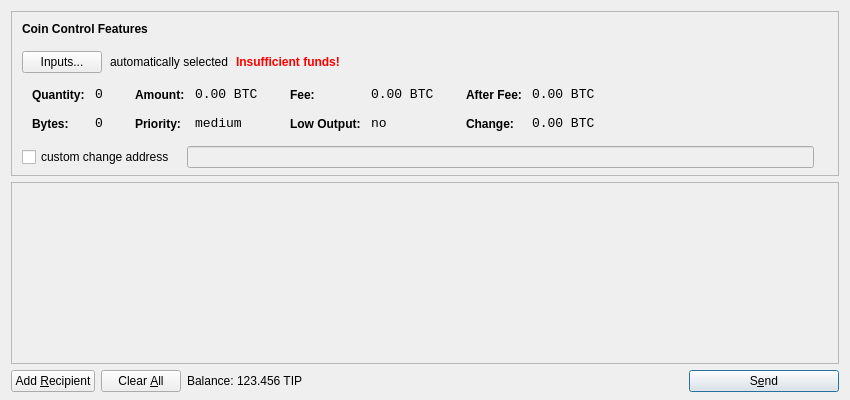
<?xml version="1.0" encoding="UTF-8"?>
<ui version="4.0">
 <class>SendCoinsDialog</class>
 <widget class="QDialog" name="SendCoinsDialog">
  <property name="geometry">
   <rect>
    <x>0</x>
    <y>0</y>
    <width>850</width>
    <height>400</height>
   </rect>
  </property>
  <property name="windowTitle">
   <string>Send Coins</string>
  </property>
  <layout class="QVBoxLayout" name="verticalLayout" stretch="0,1,0">
   <property name="bottomMargin">
    <number>8</number>
   </property>
   <item>
    <widget class="QFrame" name="frameCoinControl">
     <property name="sizePolicy">
      <sizepolicy hsizetype="Expanding" vsizetype="Expanding">
       <horstretch>0</horstretch>
       <verstretch>0</verstretch>
      </sizepolicy>
     </property>
     <property name="maximumSize">
      <size>
       <width>16777215</width>
       <height>16777215</height>
      </size>
     </property>
     <property name="frameShape">
      <enum>QFrame::StyledPanel</enum>
     </property>
     <property name="frameShadow">
      <enum>QFrame::Sunken</enum>
     </property>
     <layout class="QVBoxLayout" name="verticalLayoutCoinControl2">
      <property name="spacing">
       <number>-1</number>
      </property>
      <property name="leftMargin">
       <number>0</number>
      </property>
      <property name="topMargin">
       <number>0</number>
      </property>
      <property name="rightMargin">
       <number>0</number>
      </property>
      <property name="bottomMargin">
       <number>6</number>
      </property>
      <item>
       <layout class="QVBoxLayout" name="verticalLayoutCoinControl" stretch="0,0,0,0,1">
        <property name="spacing">
         <number>0</number>
        </property>
        <property name="leftMargin">
         <number>10</number>
        </property>
        <property name="topMargin">
         <number>10</number>
        </property>
        <item>
         <layout class="QHBoxLayout" name="horizontalLayoutCoinControl1">
          <property name="bottomMargin">
           <number>15</number>
          </property>
          <item>
           <widget class="QLabel" name="labelCoinControlFeatures">
            <property name="sizePolicy">
             <sizepolicy hsizetype="Preferred" vsizetype="Maximum">
              <horstretch>0</horstretch>
              <verstretch>0</verstretch>
             </sizepolicy>
            </property>
            <property name="font">
             <font>
              <weight>75</weight>
              <bold>true</bold>
             </font>
            </property>
            <property name="styleSheet">
             <string notr="true">font-weight:bold;</string>
            </property>
            <property name="text">
             <string>Coin Control Features</string>
            </property>
           </widget>
          </item>
         </layout>
        </item>
        <item>
         <layout class="QHBoxLayout" name="horizontalLayoutCoinControl2" stretch="0,0,0,0">
          <property name="spacing">
           <number>8</number>
          </property>
          <property name="bottomMargin">
           <number>10</number>
          </property>
          <item>
           <widget class="QPushButton" name="pushButtonCoinControl">
            <property name="styleSheet">
             <string notr="true"/>
            </property>
            <property name="text">
             <string>Inputs...</string>
            </property>
           </widget>
          </item>
          <item>
           <widget class="QLabel" name="labelCoinControlAutomaticallySelected">
            <property name="text">
             <string>automatically selected</string>
            </property>
            <property name="margin">
             <number>5</number>
            </property>
           </widget>
          </item>
          <item>
           <widget class="QLabel" name="labelCoinControlInsuffFunds">
            <property name="font">
             <font>
              <weight>75</weight>
              <bold>true</bold>
             </font>
            </property>
            <property name="styleSheet">
             <string notr="true">color:red;font-weight:bold;</string>
            </property>
            <property name="text">
             <string>Insufficient funds!</string>
            </property>
            <property name="margin">
             <number>5</number>
            </property>
           </widget>
          </item>
          <item>
           <spacer name="horizontalSpacerCoinControl">
            <property name="orientation">
             <enum>Qt::Horizontal</enum>
            </property>
            <property name="sizeHint" stdset="0">
             <size>
              <width>40</width>
              <height>1</height>
             </size>
            </property>
           </spacer>
          </item>
         </layout>
        </item>
        <item>
         <widget class="QWidget" name="widgetCoinControl" native="true">
          <property name="sizePolicy">
           <sizepolicy hsizetype="Preferred" vsizetype="Preferred">
            <horstretch>0</horstretch>
            <verstretch>0</verstretch>
           </sizepolicy>
          </property>
          <property name="minimumSize">
           <size>
            <width>0</width>
            <height>0</height>
           </size>
          </property>
          <property name="styleSheet">
           <string notr="true"/>
          </property>
          <layout class="QHBoxLayout" name="horizontalLayoutCoinControl5">
           <property name="margin">
            <number>0</number>
           </property>
           <item>
            <layout class="QHBoxLayout" name="horizontalLayoutCoinControl3" stretch="0,0,0,1">
             <property name="spacing">
              <number>20</number>
             </property>
             <property name="topMargin">
              <number>0</number>
             </property>
             <property name="bottomMargin">
              <number>10</number>
             </property>
             <item>
              <layout class="QFormLayout" name="formLayoutCoinControl1">
               <property name="horizontalSpacing">
                <number>10</number>
               </property>
               <property name="verticalSpacing">
                <number>14</number>
               </property>
               <property name="leftMargin">
                <number>10</number>
               </property>
               <property name="topMargin">
                <number>4</number>
               </property>
               <property name="rightMargin">
                <number>6</number>
               </property>
               <item row="0" column="0">
                <widget class="QLabel" name="labelCoinControlQuantityText">
                 <property name="styleSheet">
                  <string notr="true">font-weight:bold;</string>
                 </property>
                 <property name="text">
                  <string>Quantity:</string>
                 </property>
                 <property name="margin">
                  <number>0</number>
                 </property>
                </widget>
               </item>
               <item row="0" column="1">
                <widget class="QLabel" name="labelCoinControlQuantity">
                 <property name="font">
                  <font>
                   <family>Monospace</family>
                   <pointsize>10</pointsize>
                  </font>
                 </property>
                 <property name="cursor">
                  <cursorShape>IBeamCursor</cursorShape>
                 </property>
                 <property name="contextMenuPolicy">
                  <enum>Qt::ActionsContextMenu</enum>
                 </property>
                 <property name="text">
                  <string notr="true">0</string>
                 </property>
                 <property name="margin">
                  <number>0</number>
                 </property>
                 <property name="textInteractionFlags">
                  <set>Qt::LinksAccessibleByMouse|Qt::TextSelectableByKeyboard|Qt::TextSelectableByMouse</set>
                 </property>
                </widget>
               </item>
               <item row="1" column="0">
                <widget class="QLabel" name="labelCoinControlBytesText">
                 <property name="styleSheet">
                  <string notr="true">font-weight:bold;</string>
                 </property>
                 <property name="text">
                  <string>Bytes:</string>
                 </property>
                </widget>
               </item>
               <item row="1" column="1">
                <widget class="QLabel" name="labelCoinControlBytes">
                 <property name="font">
                  <font>
                   <family>Monospace</family>
                   <pointsize>10</pointsize>
                  </font>
                 </property>
                 <property name="cursor">
                  <cursorShape>IBeamCursor</cursorShape>
                 </property>
                 <property name="contextMenuPolicy">
                  <enum>Qt::ActionsContextMenu</enum>
                 </property>
                 <property name="text">
                  <string notr="true">0</string>
                 </property>
                 <property name="textInteractionFlags">
                  <set>Qt::LinksAccessibleByMouse|Qt::TextSelectableByKeyboard|Qt::TextSelectableByMouse</set>
                 </property>
                </widget>
               </item>
              </layout>
             </item>
             <item>
              <layout class="QFormLayout" name="formLayoutCoinControl2">
               <property name="horizontalSpacing">
                <number>10</number>
               </property>
               <property name="verticalSpacing">
                <number>14</number>
               </property>
               <property name="leftMargin">
                <number>6</number>
               </property>
               <property name="topMargin">
                <number>4</number>
               </property>
               <property name="rightMargin">
                <number>6</number>
               </property>
               <item row="0" column="0">
                <widget class="QLabel" name="labelCoinControlAmountText">
                 <property name="styleSheet">
                  <string notr="true">font-weight:bold;</string>
                 </property>
                 <property name="text">
                  <string>Amount:</string>
                 </property>
                 <property name="margin">
                  <number>0</number>
                 </property>
                </widget>
               </item>
               <item row="0" column="1">
                <widget class="QLabel" name="labelCoinControlAmount">
                 <property name="font">
                  <font>
                   <family>Monospace</family>
                   <pointsize>10</pointsize>
                  </font>
                 </property>
                 <property name="cursor">
                  <cursorShape>IBeamCursor</cursorShape>
                 </property>
                 <property name="contextMenuPolicy">
                  <enum>Qt::ActionsContextMenu</enum>
                 </property>
                 <property name="text">
                  <string notr="true">0.00 BTC</string>
                 </property>
                 <property name="textInteractionFlags">
                  <set>Qt::LinksAccessibleByMouse|Qt::TextSelectableByKeyboard|Qt::TextSelectableByMouse</set>
                 </property>
                </widget>
               </item>
               <item row="1" column="0">
                <widget class="QLabel" name="labelCoinControlPriorityText">
                 <property name="styleSheet">
                  <string notr="true">font-weight:bold;</string>
                 </property>
                 <property name="text">
                  <string>Priority:</string>
                 </property>
                </widget>
               </item>
               <item row="1" column="1">
                <widget class="QLabel" name="labelCoinControlPriority">
                 <property name="font">
                  <font>
                   <family>Monospace</family>
                   <pointsize>10</pointsize>
                  </font>
                 </property>
                 <property name="cursor">
                  <cursorShape>IBeamCursor</cursorShape>
                 </property>
                 <property name="contextMenuPolicy">
                  <enum>Qt::ActionsContextMenu</enum>
                 </property>
                 <property name="text">
                  <string>medium</string>
                 </property>
                 <property name="textInteractionFlags">
                  <set>Qt::LinksAccessibleByMouse|Qt::TextSelectableByKeyboard|Qt::TextSelectableByMouse</set>
                 </property>
                </widget>
               </item>
              </layout>
             </item>
             <item>
              <layout class="QFormLayout" name="formLayoutCoinControl3">
               <property name="horizontalSpacing">
                <number>10</number>
               </property>
               <property name="verticalSpacing">
                <number>14</number>
               </property>
               <property name="leftMargin">
                <number>6</number>
               </property>
               <property name="topMargin">
                <number>4</number>
               </property>
               <property name="rightMargin">
                <number>6</number>
               </property>
               <item row="0" column="0">
                <widget class="QLabel" name="labelCoinControlFeeText">
                 <property name="styleSheet">
                  <string notr="true">font-weight:bold;</string>
                 </property>
                 <property name="text">
                  <string>Fee:</string>
                 </property>
                 <property name="margin">
                  <number>0</number>
                 </property>
                </widget>
               </item>
               <item row="0" column="1">
                <widget class="QLabel" name="labelCoinControlFee">
                 <property name="font">
                  <font>
                   <family>Monospace</family>
                   <pointsize>10</pointsize>
                  </font>
                 </property>
                 <property name="cursor">
                  <cursorShape>IBeamCursor</cursorShape>
                 </property>
                 <property name="contextMenuPolicy">
                  <enum>Qt::ActionsContextMenu</enum>
                 </property>
                 <property name="text">
                  <string notr="true">0.00 BTC</string>
                 </property>
                 <property name="textInteractionFlags">
                  <set>Qt::LinksAccessibleByMouse|Qt::TextSelectableByKeyboard|Qt::TextSelectableByMouse</set>
                 </property>
                </widget>
               </item>
               <item row="1" column="0">
                <widget class="QLabel" name="labelCoinControlLowOutputText">
                 <property name="styleSheet">
                  <string notr="true">font-weight:bold;</string>
                 </property>
                 <property name="text">
                  <string>Low Output:</string>
                 </property>
                </widget>
               </item>
               <item row="1" column="1">
                <widget class="QLabel" name="labelCoinControlLowOutput">
                 <property name="font">
                  <font>
                   <family>Monospace</family>
                   <pointsize>10</pointsize>
                  </font>
                 </property>
                 <property name="cursor">
                  <cursorShape>IBeamCursor</cursorShape>
                 </property>
                 <property name="contextMenuPolicy">
                  <enum>Qt::ActionsContextMenu</enum>
                 </property>
                 <property name="text">
                  <string>no</string>
                 </property>
                 <property name="textInteractionFlags">
                  <set>Qt::LinksAccessibleByMouse|Qt::TextSelectableByKeyboard|Qt::TextSelectableByMouse</set>
                 </property>
                </widget>
               </item>
              </layout>
             </item>
             <item>
              <layout class="QFormLayout" name="formLayoutCoinControl4">
               <property name="horizontalSpacing">
                <number>10</number>
               </property>
               <property name="verticalSpacing">
                <number>14</number>
               </property>
               <property name="leftMargin">
                <number>6</number>
               </property>
               <property name="topMargin">
                <number>4</number>
               </property>
               <property name="rightMargin">
                <number>6</number>
               </property>
               <item row="0" column="0">
                <widget class="QLabel" name="labelCoinControlAfterFeeText">
                 <property name="styleSheet">
                  <string notr="true">font-weight:bold;</string>
                 </property>
                 <property name="text">
                  <string>After Fee:</string>
                 </property>
                 <property name="margin">
                  <number>0</number>
                 </property>
                </widget>
               </item>
               <item row="0" column="1">
                <widget class="QLabel" name="labelCoinControlAfterFee">
                 <property name="font">
                  <font>
                   <family>Monospace</family>
                   <pointsize>10</pointsize>
                  </font>
                 </property>
                 <property name="cursor">
                  <cursorShape>IBeamCursor</cursorShape>
                 </property>
                 <property name="contextMenuPolicy">
                  <enum>Qt::ActionsContextMenu</enum>
                 </property>
                 <property name="text">
                  <string notr="true">0.00 BTC</string>
                 </property>
                 <property name="textInteractionFlags">
                  <set>Qt::LinksAccessibleByMouse|Qt::TextSelectableByKeyboard|Qt::TextSelectableByMouse</set>
                 </property>
                </widget>
               </item>
               <item row="1" column="0">
                <widget class="QLabel" name="labelCoinControlChangeText">
                 <property name="styleSheet">
                  <string notr="true">font-weight:bold;</string>
                 </property>
                 <property name="text">
                  <string>Change:</string>
                 </property>
                </widget>
               </item>
               <item row="1" column="1">
                <widget class="QLabel" name="labelCoinControlChange">
                 <property name="font">
                  <font>
                   <family>Monospace</family>
                   <pointsize>10</pointsize>
                  </font>
                 </property>
                 <property name="cursor">
                  <cursorShape>IBeamCursor</cursorShape>
                 </property>
                 <property name="contextMenuPolicy">
                  <enum>Qt::ActionsContextMenu</enum>
                 </property>
                 <property name="text">
                  <string notr="true">0.00 BTC</string>
                 </property>
                 <property name="textInteractionFlags">
                  <set>Qt::LinksAccessibleByMouse|Qt::TextSelectableByKeyboard|Qt::TextSelectableByMouse</set>
                 </property>
                </widget>
               </item>
              </layout>
             </item>
            </layout>
           </item>
          </layout>
         </widget>
        </item>
        <item>
         <layout class="QHBoxLayout" name="horizontalLayoutCoinControl4" stretch="0,0,0">
          <property name="spacing">
           <number>12</number>
          </property>
          <property name="sizeConstraint">
           <enum>QLayout::SetDefaultConstraint</enum>
          </property>
          <property name="topMargin">
           <number>5</number>
          </property>
          <property name="rightMargin">
           <number>5</number>
          </property>
          <item>
           <widget class="QCheckBox" name="checkBoxCoinControlChange">
            <property name="text">
             <string>custom change address</string>
            </property>
           </widget>
          </item>
          <item>
           <widget class="QLineEdit" name="lineEditCoinControlChange">
            <property name="enabled">
             <bool>false</bool>
            </property>
            <property name="sizePolicy">
             <sizepolicy hsizetype="Expanding" vsizetype="Fixed">
              <horstretch>0</horstretch>
              <verstretch>0</verstretch>
             </sizepolicy>
            </property>
           </widget>
          </item>
          <item>
           <widget class="QLabel" name="labelCoinControlChangeLabel">
            <property name="sizePolicy">
             <sizepolicy hsizetype="Preferred" vsizetype="Expanding">
              <horstretch>0</horstretch>
              <verstretch>0</verstretch>
             </sizepolicy>
            </property>
            <property name="minimumSize">
             <size>
              <width>0</width>
              <height>0</height>
             </size>
            </property>
            <property name="text">
             <string/>
            </property>
            <property name="margin">
             <number>3</number>
            </property>
           </widget>
          </item>
         </layout>
        </item>
        <item>
         <spacer name="verticalSpacerCoinControl">
          <property name="orientation">
           <enum>Qt::Vertical</enum>
          </property>
          <property name="sizeHint" stdset="0">
           <size>
            <width>800</width>
            <height>1</height>
           </size>
          </property>
         </spacer>
        </item>
       </layout>
      </item>
     </layout>
    </widget>
   </item>
   <item>
    <widget class="QScrollArea" name="scrollArea">
     <property name="widgetResizable">
      <bool>true</bool>
     </property>
     <widget class="QWidget" name="scrollAreaWidgetContents">
      <property name="geometry">
       <rect>
        <x>0</x>
        <y>0</y>
        <width>830</width>
        <height>165</height>
       </rect>
      </property>
      <layout class="QVBoxLayout" name="verticalLayout_2">
       <property name="margin">
        <number>0</number>
       </property>
       <item>
        <layout class="QVBoxLayout" name="entries">
         <property name="spacing">
          <number>6</number>
         </property>
        </layout>
       </item>
       <item>
        <spacer name="verticalSpacer">
         <property name="orientation">
          <enum>Qt::Vertical</enum>
         </property>
         <property name="sizeHint" stdset="0">
          <size>
           <width>20</width>
           <height>40</height>
          </size>
         </property>
        </spacer>
       </item>
      </layout>
     </widget>
    </widget>
   </item>
   <item>
    <layout class="QHBoxLayout" name="horizontalLayout">
     <item>
      <widget class="QPushButton" name="addButton">
       <property name="toolTip">
        <string>Send to multiple recipients at once</string>
       </property>
       <property name="text">
        <string>Add &amp;Recipient</string>
       </property>
       <property name="icon">
        <iconset resource="../bitcoin.qrc">
         <normaloff>:/icons/add</normaloff>:/icons/add</iconset>
       </property>
       <property name="autoDefault">
        <bool>false</bool>
       </property>
      </widget>
     </item>
     <item>
      <widget class="QPushButton" name="clearButton">
       <property name="sizePolicy">
        <sizepolicy hsizetype="Minimum" vsizetype="Fixed">
         <horstretch>0</horstretch>
         <verstretch>0</verstretch>
        </sizepolicy>
       </property>
       <property name="toolTip">
        <string>Remove all transaction fields</string>
       </property>
       <property name="text">
        <string>Clear &amp;All</string>
       </property>
       <property name="icon">
        <iconset resource="../bitcoin.qrc">
         <normaloff>:/icons/remove</normaloff>:/icons/remove</iconset>
       </property>
       <property name="autoRepeatDelay">
        <number>300</number>
       </property>
       <property name="autoDefault">
        <bool>false</bool>
       </property>
      </widget>
     </item>
     <item>
      <layout class="QHBoxLayout" name="horizontalLayout_2">
       <property name="spacing">
        <number>3</number>
       </property>
       <item>
        <widget class="QLabel" name="label">
         <property name="text">
          <string>Balance:</string>
         </property>
        </widget>
       </item>
       <item>
        <widget class="QLabel" name="labelBalance">
         <property name="cursor">
          <cursorShape>IBeamCursor</cursorShape>
         </property>
         <property name="text">
          <string>123.456 TIP</string>
         </property>
         <property name="textInteractionFlags">
          <set>Qt::LinksAccessibleByMouse|Qt::TextSelectableByKeyboard|Qt::TextSelectableByMouse</set>
         </property>
        </widget>
       </item>
      </layout>
     </item>
     <item>
      <spacer name="horizontalSpacer">
       <property name="orientation">
        <enum>Qt::Horizontal</enum>
       </property>
       <property name="sizeHint" stdset="0">
        <size>
         <width>40</width>
         <height>20</height>
        </size>
       </property>
      </spacer>
     </item>
     <item>
      <widget class="QPushButton" name="sendButton">
       <property name="minimumSize">
        <size>
         <width>150</width>
         <height>0</height>
        </size>
       </property>
       <property name="toolTip">
        <string>Confirm the send action</string>
       </property>
       <property name="text">
        <string>S&amp;end</string>
       </property>
       <property name="icon">
        <iconset resource="../bitcoin.qrc">
         <normaloff>:/icons/send</normaloff>:/icons/send</iconset>
       </property>
       <property name="default">
        <bool>true</bool>
       </property>
      </widget>
     </item>
    </layout>
   </item>
  </layout>
 </widget>
 <resources>
  <include location="../bitcoin.qrc"/>
 </resources>
 <connections/>
</ui>
